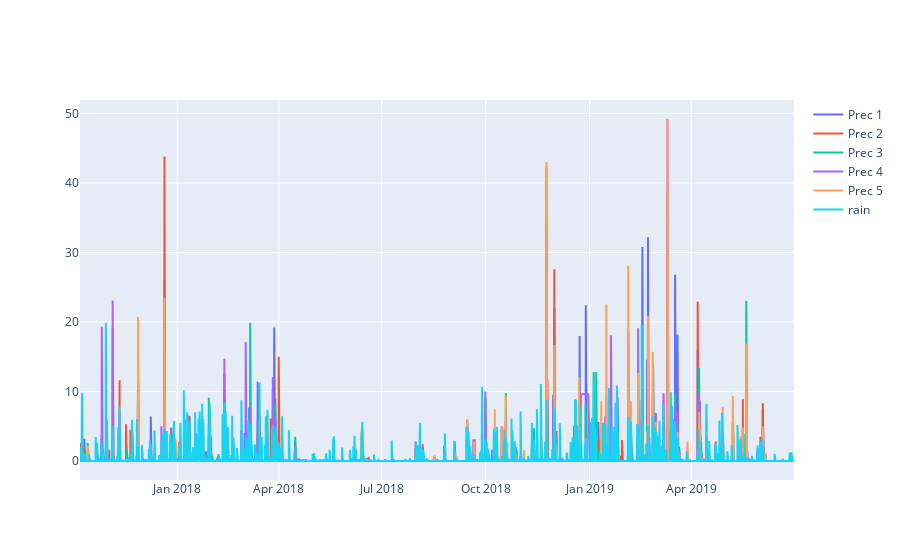

Notebook source saved alongside this figure:
### Code cell
import plotly.express as px
import plotly.graph_objects as go

# fig = px.line(df_slice, x="Data_Hora", y="Precipitacao")
# fig.show()

df_slice = df_m[(~df_m['rain'].isna())]

fig = go.Figure()
fig.add_trace(go.Scatter(x=df_slice.loc[df_slice['Local'] == 1, "Data_Hora"], y=df_slice.loc[df_slice['Local'] == 1, "Precipitacao"],
                    mode='lines',
                    name='Prec 1'))
fig.add_trace(go.Scatter(x=df_slice.loc[df_slice['Local'] == 2, "Data_Hora"], y=df_slice.loc[df_slice['Local'] == 2, "Precipitacao"],
                    mode='lines',
                    name='Prec 2'))
fig.add_trace(go.Scatter(x=df_slice.loc[df_slice['Local'] == 3, "Data_Hora"], y=df_slice.loc[df_slice['Local'] == 3, "Precipitacao"],
                    mode='lines',
                    name='Prec 3'))
fig.add_trace(go.Scatter(x=df_slice.loc[df_slice['Local'] == 4, "Data_Hora"], y=df_slice.loc[df_slice['Local'] == 4, "Precipitacao"],
                    mode='lines',
                    name='Prec 4'))
fig.add_trace(go.Scatter(x=df_slice.loc[df_slice['Local'] == 5, "Data_Hora"], y=df_slice.loc[df_slice['Local'] == 5, "Precipitacao"],
                    mode='lines',
                    name='Prec 5'))
fig.add_trace(go.Scatter(x=df_slice.loc[df_slice['Local'] == 5, "Data_Hora"], y=df_slice.loc[df_slice['Local'] == 5, "rain"],
                    mode='lines',
                    name='rain'))

fig.show()

### Figure 1 — Plotly figure (JSON) as saved in the notebook; plotly's stock layout.template omitted (floating-point values rounded to 4 significant figures; data arrays with more than 128 entries replaced by an {"elided": "..."} marker saying what was removed)
{"data": [{"mode": "lines", "name": "Prec 1", "type": "scatter", "x": {"elided": "5010 str values"}, "y": {"elided": "5010 float values"}}, {"mode": "lines", "name": "Prec 2", "type": "scatter", "x": {"elided": "5010 str values"}, "y": {"elided": "5010 float values"}}, {"mode": "lines", "name": "Prec 3", "type": "scatter", "x": {"elided": "5010 str values"}, "y": {"elided": "5010 float values"}}, {"mode": "lines", "name": "Prec 4", "type": "scatter", "x": {"elided": "5010 str values"}, "y": {"elided": "5010 float values"}}, {"mode": "lines", "name": "Prec 5", "type": "scatter", "x": {"elided": "5010 str values"}, "y": {"elided": "5010 float values"}}, {"mode": "lines", "name": "rain", "type": "scatter", "x": {"elided": "5010 str values"}, "y": {"elided": "5010 float values"}}], "layout": {"autosize": true, "xaxis": {"autorange": true, "range": ["2017-10-07", "2019-06-30 21:00"], "type": "date"}, "yaxis": {"autorange": true, "range": [-2.733, 51.93], "type": "linear"}}}
